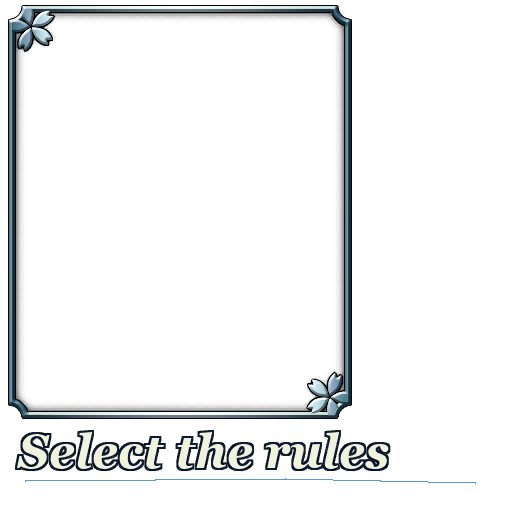
#> input picture chat_handoff/tenka_rule_000_ID_HQ.png, 512 x 512 px
$ python -i alrummi3_core.py   (imports and definitions only)
#> lines starting #> are read from the running program, lines starting #| are printed output that depends on the picture
#> further down, picture is the input picture: PIL image 512x512 RGBA; mean R, G, B, A 8.5, 9.9, 10.4, 24.2
"""Core archive, texture, and candidate-generation operations for Alrummi 3.

Alrummi 3 is intentionally small and conservative.  It understands the MT
Framework ARC v8 format used by Sengoku Basara 3 Utage and the XET textures
inside those archives.  It preserves untouched compressed blobs and changes
only the explicitly confirmed entry.
"""

from __future__ import annotations

import hashlib
import io
import json
import struct
import zlib
from dataclasses import dataclass
from pathlib import Path
from typing import Iterable

import numpy as np
from PIL import Image, ImageDraw, ImageEnhance, ImageFilter, ImageFont

import bcn


ENTRY_SIZE = 80
EXTENDED_ENTRY_SIZE = 144
TABLE_START = 8
MSG_HASH = 0x10C460E6
FIM_HASH = 0x2EA515BF
CSA_HASH = 0x5E0EF076


@dataclass(frozen=True)
class ArcEntry:
    index: int
    name: str
    type_hash: int
    compressed_size: int
    raw_size: int
    flags: int
    packed_size: int
    payload_offset: int
    record: bytes
    compressed: bytes


@dataclass(frozen=True)
class ArcArchive:
    path: Path
    data: bytes
    endian: str
    magic: bytes
    version: int
    entries: tuple[ArcEntry, ...]
    table_start: int
    entry_size: int
    name_bytes: int
    payload_offset_field: int
    platform: str
    data_sha256: str


# MT Framework texture format codes.  The published PC/Switch table maps
# 0x13 to BC1, 0x15 to BC2, 0x17 to BC3 and 0x19 to BC4, but this is the
# big-endian PS3 build and it does not follow that table exactly.  These
# entries were each checked by decoding real textures every plausible way and
# looking at the result:
#
#   0x13  DXT1  - a model texture renders correctly as BC1 and as noise as
#                 BC4.  Previously mis-typed as DXT5, which made every 0x13
#                 texture fail to decode at all (28 of 28 in a survey).
#   0x19  DXT1  - a water alpha map renders coherently as BC1, as noise as
#                 BC4, so the PS3 build does not use the documented BC4 here.
#   0x2A  DXT5  - confirmed visually: BC2 gives dithered, broken alpha where
#                 BC3 gives the smooth alpha the artwork clearly intends.
#   0x15  ambiguous - BC2 and BC3 decode near-identically on the samples in
#                 this game, so it is left as BC3.  Both are 16 bytes per
#                 block, so a donor swap is byte-correct either way.
XET_FORMATS = {
    0x13: "DXT1",
    0x14: "DXT1",
    0x15: "DXT5",
    0x17: "DXT5",
    0x18: "DXT5",
    0x19: "DXT1",
    0x2A: "DXT5",
    0x2B: "DXT5",
}

# Only these may be re-encoded by the BC3 encoder.  Anything else is preview
# and lossless-donor-copy only.
# Every code whose block layout the encoder in `bcn` can produce.  DXT1 was
# blocked until the encoder existed; it is validated in `_bcn_validate.py` at
# a mean 63.8 dB against real game textures, so it is writable now.
BC3_WRITABLE = {0x17, 0x18, 0x2A, 0x2B}
WRITABLE_FORMATS = {"DXT1", "DXT5"}


@dataclass(frozen=True)
class XetInfo:
    width: int
    height: int
    texture_offset: int
    format_code: int
    fourcc: str
    block_size: int
    payload_size: int


@dataclass(frozen=True)
class Region:
    left: int
    top: int
    right: int
    bottom: int

    @property
    def width(self) -> int:
        return max(1, self.right - self.left)

    @property
    def height(self) -> int:
        return max(1, self.bottom - self.top)

    def clipped(self, size: tuple[int, int]) -> "Region":
        width, height = size
        return Region(
            max(0, min(self.left, width - 1)),
            max(0, min(self.top, height - 1)),
            max(1, min(self.right, width)),
            max(1, min(self.bottom, height)),
        )

    def as_list(self) -> list[int]:
        return [self.left, self.top, self.right, self.bottom]


def sha256(data: bytes) -> str:
    return hashlib.sha256(data).hexdigest()


# [207 lines left out: functions _decode_name, _sha256_file, parse_arc, _swap_path_segment, _swap_resource_segment, find_jpn_reference and 2 more, not called in this run]


def _align(value: int, alignment: int) -> int:
    return (value + alignment - 1) // alignment * alignment


# [64 lines left out: functions rebuild_arc, is_texture_name, not called in this run]


def is_message_name(name: str) -> bool:
    lowered = name.lower().replace("/", "\\")
    return lowered.endswith(".msg") or "\\msg\\" in lowered or lowered.startswith("msg\\")


# [232 lines left out: functions type_label, xet_info, _dds_header, decode_xet, decode_resource, decode_csa and 4 more, not called in this run]


def _rgb_to_565(color: tuple[int, int, int]) -> int:
    r, g, b = color
    return ((r * 31 + 127) // 255 << 11) | ((g * 63 + 127) // 255 << 5) | ((b * 31 + 127) // 255)


# [147 lines left out: functions _rgb_from_565, _encode_bc3_block, mip_chain, texture_levels, patch_texture_rect, not called in this run]


# Kept under the old name so existing callers keep working.
def patch_bc3_rect(raw: bytes, image: Image.Image, region: Region) -> bytes:
    return patch_texture_rect(raw, image, region)


SERIF_ITALIC_FONTS = ("georgiaz.ttf", "timesbi.ttf", "cambriaz.ttf", "palabi.ttf")
SANS_BOLD_FONTS = ("arialbd.ttf", "segoeuib.ttf", "timesbi.ttf")


def choose_font(requested: str | None = None, style: str = "sans") -> Path | None:
    """Pick a font file, preferring a bold italic serif for game lettering.

    The Utage and Samurai Heroes nameplates are set in a bold italic serif.
    Rendering a replacement in Arial Bold is what makes a generated texture
    read as obviously wrong beside the real ones.
    """

    names = SERIF_ITALIC_FONTS if style == "serif_italic" else SANS_BOLD_FONTS
    candidates = [Path(requested)] if requested else []
    candidates += [Path(r"C:\Windows\Fonts") / name for name in names]
    for candidate in candidates:
        if candidate and candidate.exists():
            return candidate
    return None


# [85 lines left out: functions _wrap_text, _fit_text_layout, not called in this run]


def sample_ink_color(image: Image.Image, region: Region) -> tuple[int, int, int, int] | None:
    """Read the colour of the lettering that is already there.

    Replacement text rendered in a default cream reads as foreign next to the
    game's own green glyphs.  Sampling the existing ink keeps a generated
    texture in the palette the artwork already uses.
    """

    crop = image.crop((region.left, region.top, region.right, region.bottom)).convert("RGBA")
    try:
        pixels = list(crop.get_flattened_data())
    except AttributeError:
        pixels = list(crop.getdata())
    solid = [p for p in pixels if p[3] > 160]
    if len(solid) < 8:
        return None
    # Glyph cores are the brightest solid pixels; edges are antialiased toward
    # the background and would drag the average toward grey.
    solid.sort(key=lambda p: p[0] + p[1] + p[2], reverse=True)
    core_pixels = solid[: max(8, len(solid) // 5)]
    count = len(core_pixels)
    return (
        sum(p[0] for p in core_pixels) // count,
        sum(p[1] for p in core_pixels) // count,
        sum(p[2] for p in core_pixels) // count,
        255,
    )


# [33 lines left out: function _erase_region, not called in this run]


def _polish_texture(source: Image.Image) -> Image.Image:
    """Make a restrained visual copy while preserving the original dimensions."""

    image = source.convert("RGBA")
    alpha = image.getchannel("A")
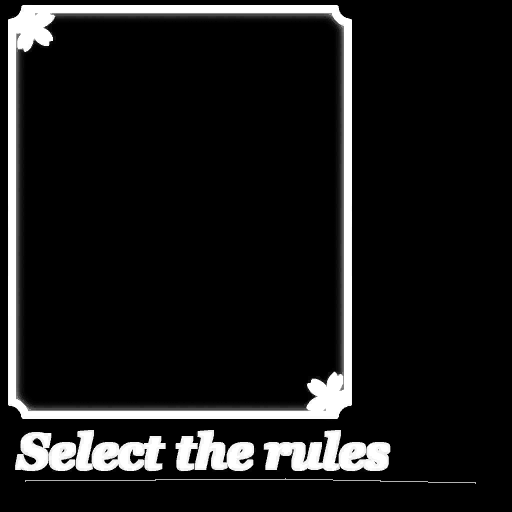
#> alpha: PIL image 512x512 L; min 0, max 255, mean 24.2
    rgb = image.convert("RGB")
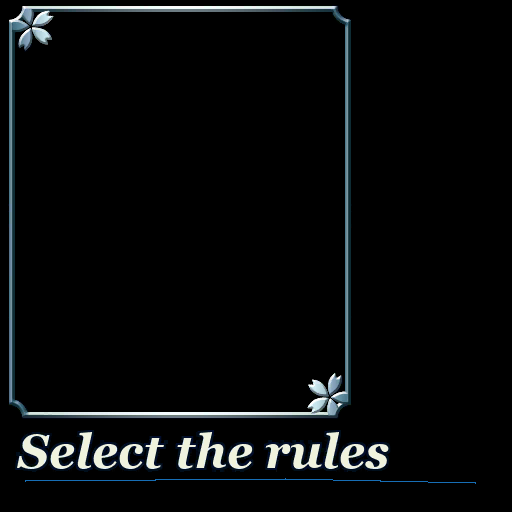
#> rgb: PIL image 512x512 RGB; mean R, G, B 8.5, 9.9, 10.4
    rgb = ImageEnhance.Contrast(rgb).enhance(1.018)
    rgb = ImageEnhance.Color(rgb).enhance(1.015)
    rgb = ImageEnhance.Sharpness(rgb).enhance(1.06)
    rgb = rgb.filter(ImageFilter.UnsharpMask(radius=0.6, percent=28, threshold=4))
    polished = rgb.convert("RGBA")
    polished.putalpha(alpha)
    return polished


def generate_visual_copy(
    source: Image.Image,
    english_text: str = "",
    region: Region | None = None,
    *,
    font_path: str | None = None,
    color: tuple[int, int, int, int] = (248, 255, 238, 255),
    clear_existing: bool = False,
    polish: bool = True,
    auto_color: bool = True,
) -> tuple[Image.Image, dict]:
    """Create a polished, same-size texture copy using the source as its base."""

    image = _polish_texture(source) if polish else source.convert("RGBA").copy()
    region = (region or Region(0, 0, image.width, image.height)).clipped(image.size)
    full_texture = region.as_list() == [0, 0, image.width, image.height]
#> full_texture = True
    text_region = region
    # A wide, short texture is a nameplate or banner: the lettering is the
    # whole point of it, so it gets the whole canvas rather than a title band.
    banner = image.width >= image.height * 2.5
#> banner = False
    if full_texture and not clear_existing and not banner:
        # A full-canvas selection is the default canvas, not a request to put
        # a poster-sized paragraph over the whole image.  Use the upper band
        # as a title area so the source artwork remains the visual anchor.
        text_region = Region(
            round(image.width * 0.06),
            round(image.height * 0.035),
            round(image.width * 0.94),
            round(image.height * 0.245),
        ).clipped(image.size)
    text = " ".join(english_text.split())
    rendered_lines: list[str] = []
    cleared = False
    # Sample before anything is erased, or there is nothing left to sample.
    sampled_color = sample_ink_color(image, text_region) if auto_color else None
#> in sample_ink_color, `crop = image.crop((region.left, region.top, region.right, region.botto..`:
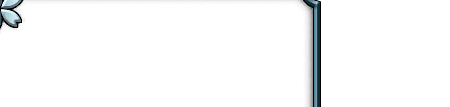
#> crop: PIL image 450x107 RGBA; mean R, G, B, A 2, 2.7, 2.9, 8.6; transparent parts drawn white
#> in sample_ink_color, `pixels = list(crop.getdata())`: pixels = 48150 items
#> in sample_ink_color, `solid = [p for p in pixels if p[3] > 160]`: solid = 1399 items, first 6: (61, 81, 95, 255), (77, 92, 106, 255), (0, 0, 3, 255), (0, 0, 0, 255), (205, 217, 227, 255), (242, 254, 255, 255)
#> in sample_ink_color, `core_pixels = solid[: max(8, len(solid) // 5)]`: core_pixels = 279 items, first 6: (255, 255, 255, 255), (255, 255, 255, 255), (255, 255, 255, 255), (242, 255, 255, 255), (242, 254, 255, 255), (239, 253, 255, 255)
#> in sample_ink_color, `count = len(core_pixels)`: count = 279
#> sampled_color = (180, 207, 216, 255)
    if sampled_color is not None:
        color = sampled_color
#> color = (180, 207, 216, 255)
    clear_method = ""
    if clear_existing:
        # Clearing applies to a full-texture selection too.  Skipping it there
        # left the Japanese visible underneath the English, which is exactly
        # what made a replaced nameplate look like a mistake.
        clear_method = _erase_region(image, region)
        cleared = True
        # The cleared box is now the working area, so use all of it.
        text_region = region

    if text:
        draw = ImageDraw.Draw(image)
        font_file = choose_font(font_path, "serif_italic" if banner else "sans")
        font, lines, spacing = _fit_text_layout(
            draw,
            text,
            text_region,
            font_file,
            0.94 if banner else 0.86,
            prefer_single_line=banner,
        )
        rendered_lines = list(lines)
        bbox = font.getbbox("Ag")
        line_height = max(1, bbox[3] - bbox[1])
        total_height = line_height * len(lines) + spacing * max(0, len(lines) - 1)
        y = text_region.top + max(0, (text_region.height - total_height) // 2) - bbox[1]
        panel_margin = max(6, round(min(text_region.width, text_region.height) * 0.08))
        # The backing plate exists to keep text legible over busy artwork.  On
        # a cleared box or a nameplate it is just a dark rectangle in the way.
        if text_region.width > panel_margin * 4 and not cleared and not banner:
            overlay = Image.new("RGBA", image.size, (0, 0, 0, 0))
            overlay_draw = ImageDraw.Draw(overlay)
            overlay_draw.rounded_rectangle(
                (
                    text_region.left + panel_margin,
                    text_region.top + panel_margin,
                    text_region.right - panel_margin,
                    text_region.bottom - panel_margin,
                ),
                radius=max(4, panel_margin),
                fill=(7, 18, 13, 112 if full_texture else 92),
                outline=(203, 255, 210, 130),
                width=max(1, panel_margin // 3),
            )
            image = Image.alpha_composite(image, overlay)
            draw = ImageDraw.Draw(image)
        shadow = (0, 18, 8, min(230, color[3]))
        stroke = (5, 18, 10, min(220, color[3]))
        for line in lines:
            line_box = draw.textbbox((0, 0), line, font=font, stroke_width=0)
            line_width = line_box[2] - line_box[0]
            x = text_region.left + max(0, (text_region.width - line_width) // 2) - line_box[0]
            draw.text((x + 2, y + 3), line, font=font, fill=shadow, stroke_width=max(1, round(getattr(font, "size", 10) * 0.06)), stroke_fill=stroke)
            draw.text((x, y), line, font=font, fill=color, stroke_width=max(1, round(getattr(font, "size", 10) * 0.02)), stroke_fill=stroke)
            y += line_height + spacing

    return image, {
        "mode": "polished_visual_copy",
        "text": text,
        "lines": rendered_lines if text else [],
        "region": region.as_list(),
        "text_region": text_region.as_list(),
        "font": str(choose_font(font_path, "serif_italic" if banner else "sans") or "Pillow default"),
        "font_size": getattr(font, "size", None) if text else None,
        "clear_existing": clear_existing,
        "cleared_region": cleared,
        "clear_method": clear_method,
        "banner_layout": banner,
        "polish": polish,
        "source_dimensions": list(source.size),
        "candidate_dimensions": list(image.size),
        "dimensions_match": image.size == source.size,
        "color": list(color),
        "color_sampled_from_source": sampled_color is not None,
    }


# [209 lines left out: functions generate_candidate, swap_xet_payload, patch_region_from, erase_region, render_text_in_region, encode_replacement and 2 more, not called in this run]


def write_audit(path: Path, payload: dict) -> None:
    path.write_text(json.dumps(payload, indent=2, ensure_ascii=False), encoding="utf-8")

>>> from PIL import Image
>>> picture = Image.open('../../chat_handoff/tenka_rule_000_ID_HQ.png')
>>> result = generate_visual_copy(picture)
